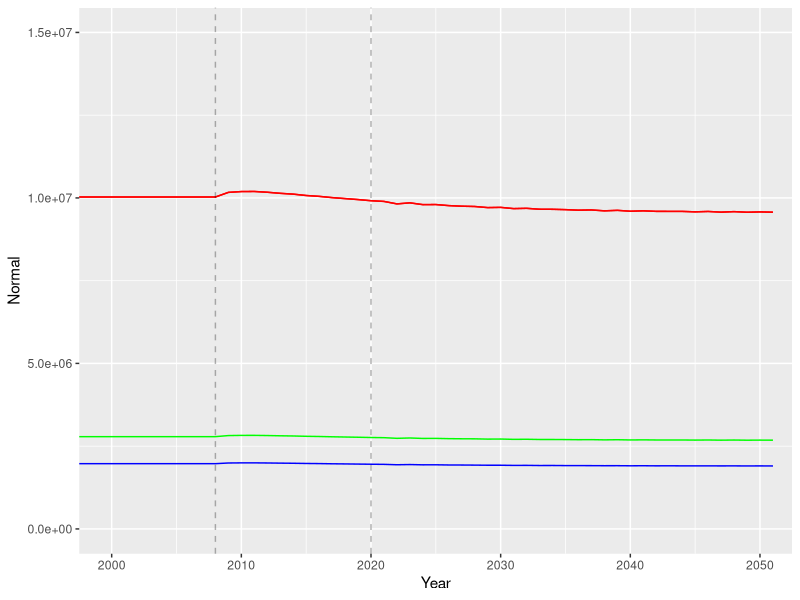
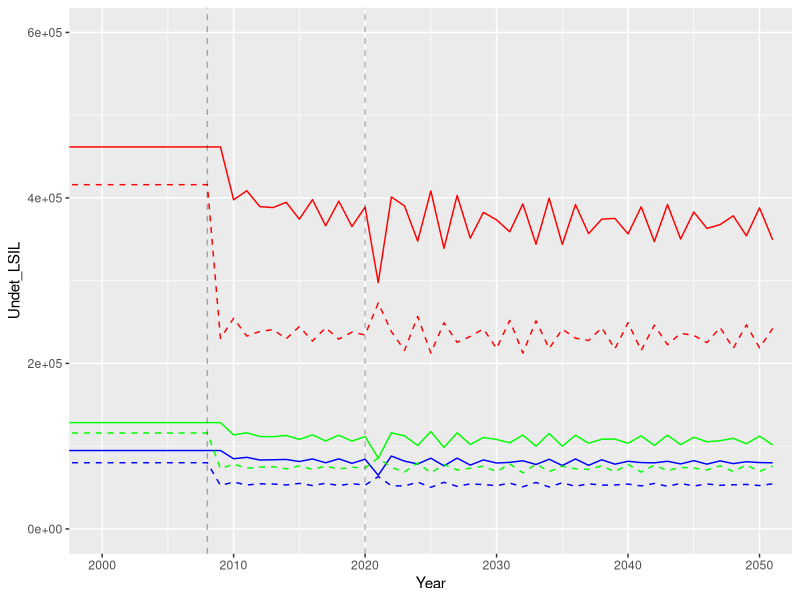

The R source for these figures, in order: (Note: this script raises an error after producing the figures.)
## FINAL MODEL BY RACE ##

library(ggplot2)

# Create function
analysis_byrace <- function(perc_race,screen,vax){
  

### UNVACCINATED ###


#### Starting parameters
t = 1030
N.states = 8
#Pop_size = 154566548 #all women
#Pop_size = 44978865*(1-0.032) # women 18-39*adjustment for hysterectomies
Pop_size_1 = 14683822*perc_race*(1-vax)
Pop_size_2 = 10201392*perc_race*(1-vax)
Pop_size_3 = 19939084*perc_race*(1-vax)

# aging into cohort
age_in <- (1/20) # multiply by pop under 18
# aging up within cohort
age_up_0 <- 1/3 # proportion turning 21
age_up_1 <- 1/4 # proportion turning 25
age_up_2 <- 1/5 # proportion turning 30
# aging out of cohort
age_out <- 1/10 # proportion turning 40
# Dying
p_die_1 <- 74/100000 # proportion dying age 18-24
p_die_2_3 <- 164/100000 # proportion dying age 25-39

# undetected
norm_ulsil_0 <- 0.15
norm_ulsil_1 <- 0.08
norm_ulsil_2 <- 0.02
norm_ulsil_3 <- 0.01
ulsil_norm_1 <- 0.60
ulsil_norm_2_3 <- 0.4
ulsil_uhsil_1 <- 0.14
ulsil_uhsil_2_3 <- 0.35
uhsil_ulsil_1 <- 0.62
uhsil_ulsil_2_3 <- 0.20
uhsil_ucan <- 6.4/100000

# detected
norm_dlsil_1 <- norm_ulsil_1
norm_dlsil_2 <- norm_ulsil_2
norm_dlsil_3 <- norm_ulsil_3
dlsil_norm_1 <- ulsil_norm_1
dlsil_norm_2_3 <- ulsil_norm_2_3
dlsil_dhsil_1 <- ulsil_uhsil_1
dlsil_dhsil_2_3 <- ulsil_uhsil_2_3
dhsil_dlsil_1 <-  uhsil_ulsil_1
dhsil_dlsil_2_3 <-  uhsil_ulsil_2_3
dhsil_dcan <- uhsil_ucan
dcan_dcandeath <- 0.35

# treatment
dhsil_norm <- 0.9*0.9 # % success * % treated
dcan_norm <- 0.5*1 # % success (based on ~5 year survival) * % treated

# hysterectomies
hyst_1 <- -log(0.99)/10
hyst_2 <- -log(0.96)/10


# Starting number in each state

# Create years label
prefix = "Year"
suffix = seq(1:t)
years = paste(prefix, suffix, sep=" ")

# Create empty array
arr1 = array(NA, dim=c(t, N.states, 4), dimnames=list(years, c("Normal","Undet_LSIL","Det_LSIL","Undet_HSIL","Det_HSIL","Undet_Cancer","Det_Cancer","Cancer_Death"), c("18-20","21-24","25-29","30-39")))

# Assign starting prevalence of each state
prev1 = 0.8
prev2 = 0.1
prev3 = 0
prev4 = 0.1
prev5 = 0
prev6 = 0
prev7 = 0
prev8 = 0

# Assign starting states
set.seed(123)
arr1[1,,] <- rmultinom(1, (Pop_size_1+Pop_size_2+Pop_size_3), prob=c(prev1,prev2,prev3,prev4,prev5,prev6,prev7,prev8)) 

# Run model
for(i in 2:t){
  
  ########################### Variable rates ########################
  
  t.index <- i
  
  # screening
  ulsil_dlsil <- ifelse(t.index<1000|t.index>1000,screen,(screen)*0.6)
  uhsil_dhsil <- ifelse(t.index<1000|t.index>1000,screen,(screen)*0.6)
  #ucan_dcan <- ifelse(t.index<1000|t.index>1000,0.83/3,(0.83/3)*0.6)
  ucan_dcan <- screen
  
  # loss to follow up
  dlsil_uhsil <- ifelse(t.index<1000|t.index>1000,(1-screen),(1-screen)*1.4)
  #dhsil_ucan <- ifelse(t.index<1000|t.index>1000,0.17/3,(0.17/3)*1.4)
  dhsil_ucan <- 1-screen
  
  ########################### 18-20 ########################
  
  # Normal 18-20 (1)
  arr1[i,1,1] <- (arr1[(i-1),1,1]) +  
    (Pop_size_1*age_in) +        # age in (need to adjust this)
    (arr1[(i-1),2,1])*ulsil_norm_1 - # undetected LSIL regress to normal
    #(arr1[(i-1),5,1])*dhsil_norm + # detected HSIL treated to normal
    #(arr1[(i-1),3,1])*dlsil_norm_1 - # detected LSIL regress to normal
    (arr1[(i-1),1,1])*norm_ulsil_1 - # normal progress to undetected LSIL
    #(arr1[(i-1),1,1])*norm_dlsil_1 - # normal progress to detected LSIL
    (arr1[(i-1),1,1])*age_up_0 -   # age up
    (arr1[(i-1),1,1])*p_die_1        # die (unrelated)
  # LSIL undetected 18-20 (2)
  arr1[i,2,1] <- (arr1[(i-1),2,1]) + 
    # Age in (need to add this)
    (arr1[(i-1),1,1])*norm_ulsil_0 +  # normal progress to undetected LSIL
    (arr1[(i-1),4,1])*uhsil_ulsil_1 - # undetected HSIL regress to undetected LSIL
    (arr1[(i-1),2,1])*ulsil_norm_1 -  # undetected LSIL regress to normal
    (arr1[(i-1),2,1])*ulsil_uhsil_1 - # undetected LSIL progress to undetected HSIL
    #(arr1[(i-1),2,1])*ulsil_dlsil - # undetected LSIL screened to detected LSIL
    (arr1[(i-1),2,1])*age_up_0 -    # age up
    (arr1[(i-1),2,1])*p_die_1         # die (unrelated)
  # LSIL detected 18-20 (3) = 0
  arr1[i,3,1] <- (arr1[(i-1),3,1]) 
  # Age in (need to add this)
  #(arr1[(i-1),1,1])*norm_dlsil_1 +  # normal progress to detected LSIL
  #(arr1[(i-1),5,1])*dhsil_dlsil_1 + # detected HSIL regress to detected LSIL
  #(arr1[(i-1),2,1])*ulsil_dlsil - # undetected LSIL screened to detected LSIL
  #(arr1[(i-1),3,1])*dlsil_norm_1 -  # detected LSIL regress to normal
  #(arr1[(i-1),3,1])*dlsil_dhsil_1 - # detected LSIL progress to detected HSIL
  #(arr1[(i-1),3,1])*dlsil_uhsil - # detected LSIL LTFU to undetected HSIL
  #(arr1[(i-1),3,1])*age_up_1 -    # age up
  #(arr1[(i-1),3,1])*p_die_1         # die (unrelated)
  # HSIL undetected 18-20 (4) 
  arr1[i,4,1] <- (arr1[(i-1),4,1]) + 
    (arr1[(i-1),2,1])*ulsil_uhsil_1 + # undetected LSIL progress to undetected HSIL 
    (arr1[(i-1),3,1])*dlsil_uhsil - # detected LSIL progress to undetected HSIL
    (arr1[(i-1),4,1])*uhsil_ulsil_1 - # undetected HSIL regress to undetected LSIL
    #(arr1[(i-1),4,1])*uhsil_ucan -  # undetected HSIL progress to undetected cancer
    (arr1[(i-1),4,1])*uhsil_dhsil - # undetected HSIL screened to detected HSIL
    (arr1[(i-1),4,1])*age_up_0 -    # age up
    (arr1[(i-1),4,1])*p_die_1         # die (unrelated)
  # HSIL detected 18-20 (5) = 0
  arr1[i,5,1] <- (arr1[(i-1),5,1]) 
  #(arr1[(i-1),3,1])*dlsil_dhsil_1 + # detected LSIL progress to detected HSIL
  #(arr1[(i-1),4,1])*uhsil_dhsil - # undetected HSIL screened to detected HSIL
  #(arr1[(i-1),5,1])*dhsil_dlsil_1 - # detected HSIL regress to detected LSIL
  #(arr1[(i-1),5,1])*dhsil_norm -  # detected HSIL treated to normal
  #(arr1[(i-1),5,1])*age_up_1 -    # age up
  #(arr1[(i-1),5,1])*p_die_1         # die (unrelated)
  # Cancer undetected 18-20 (6) = 0
  arr1[i,6,1] <- (arr1[(i-1),6,1])
  # Cancer detected 18-20 (7) = 0
  arr1[i,7,1] <- (arr1[(i-1),7,1])
  # Cancer deaths 18-20 (8) = 0
  arr1[i,8,1] <- (arr1[(i-1),8,1])
  
  ########################### 21-24 ########################
  
  # Normal 21-24 (1)
  arr1[i,1,2] <- (arr1[(i-1),1,2]) +  
    (arr1[(i-1),1,1])*age_up_0 +   # age up
    (arr1[(i-1),2,2])*ulsil_norm_1 + # undetected LSIL regress to normal
    (arr1[(i-1),5,2])*dhsil_norm + # detected HSIL treated to normal
    (arr1[(i-1),3,2])*dlsil_norm_1 - # detected LSIL regress to normal
    (arr1[(i-1),1,2])*norm_ulsil_1 - # normal progress to undetected LSIL
    (arr1[(i-1),1,2])*norm_dlsil_1 - # normal progress to detected LSIL
    (arr1[(i-1),1,2])*age_up_1 -   # age up
    (arr1[(i-1),1,2])*hyst_1-        # hysterectomy
    (arr1[(i-1),1,2])*p_die_1        # die (unrelated)
  # LSIL undetected 21-24 (2)
  arr1[i,2,2] <- (arr1[(i-1),2,2]) + 
    (arr1[(i-1),2,1])*age_up_0 +   # age up
    (arr1[(i-1),1,2])*norm_ulsil_1 +  # normal progress to undetected LSIL
    (arr1[(i-1),4,2])*uhsil_ulsil_1 - # undetected HSIL regress to undetected LSIL
    (arr1[(i-1),2,2])*ulsil_norm_1 -  # undetected LSIL regress to normal
    (arr1[(i-1),2,2])*ulsil_uhsil_1 - # undetected LSIL progress to undetected HSIL
    (arr1[(i-1),2,2])*ulsil_dlsil - # undetected LSIL screened to detected LSIL
    (arr1[(i-1),2,2])*age_up_1 -    # age up
    (arr1[(i-1),2,2])*hyst_1-        # hysterectomy
    (arr1[(i-1),2,2])*p_die_1         # die (unrelated)
  # LSIL detected 21-24 (3)
  arr1[i,3,2] <- (arr1[(i-1),3,2]) + 
    (arr1[(i-1),3,1])*age_up_0 +   # age up
    (arr1[(i-1),1,2])*norm_dlsil_1 +  # normal progress to detected LSIL
    (arr1[(i-1),5,2])*dhsil_dlsil_1 + # detected HSIL regress to detected LSIL
    (arr1[(i-1),2,2])*ulsil_dlsil - # undetected LSIL screened to detected LSIL
    (arr1[(i-1),3,2])*dlsil_norm_1 -  # detected LSIL regress to normal
    (arr1[(i-1),3,2])*dlsil_dhsil_1 - # detected LSIL progress to detected HSIL
    (arr1[(i-1),3,2])*dlsil_uhsil - # detected LSIL LTFU to undetected HSIL
    (arr1[(i-1),3,2])*age_up_1 -    # age up
    (arr1[(i-1),3,2])*hyst_1-        # hysterectomy
    (arr1[(i-1),3,2])*p_die_1         # die (unrelated)
  # HSIL undetected 21-24 (4) 
  arr1[i,4,2] <- (arr1[(i-1),4,2]) + 
    (arr1[(i-1),4,1])*age_up_0 +   # age up
    (arr1[(i-1),2,2])*ulsil_uhsil_1 + # undetected LSIL progress to undetected HSIL 
    (arr1[(i-1),3,2])*dlsil_uhsil - # detected LSIL progress to undetected HSIL
    (arr1[(i-1),4,2])*uhsil_ulsil_1 - # undetected HSIL regress to undetected LSIL
    #(arr1[(i-1),4,1])*uhsil_ucan -  # undetected HSIL progress to undetected cancer
    (arr1[(i-1),4,2])*uhsil_dhsil - # undetected HSIL screened to detected HSIL
    (arr1[(i-1),4,2])*age_up_1 -    # age up
    (arr1[(i-1),4,2])*hyst_1-        # hysterectomy
    (arr1[(i-1),4,2])*p_die_1         # die (unrelated)
  # HSIL detected 21-24 (5)
  arr1[i,5,2] <- (arr1[(i-1),5,2]) + 
    (arr1[(i-1),5,1])*age_up_0 +   # age up
    (arr1[(i-1),3,2])*dlsil_dhsil_1 + # detected LSIL progress to detected HSIL
    (arr1[(i-1),4,2])*uhsil_dhsil - # undetected HSIL screened to detected HSIL
    (arr1[(i-1),5,2])*dhsil_dlsil_1 - # detected HSIL regress to detected LSIL
    (arr1[(i-1),5,2])*dhsil_norm -  # detected HSIL treated to normal
    (arr1[(i-1),5,2])*age_up_1 -    # age up
    (arr1[(i-1),5,2])*hyst_1-        # hysterectomy
    (arr1[(i-1),5,2])*p_die_1         # die (unrelated)
  # Cancer undetected 18-24 (6) = 0
  arr1[i,6,2] <- (arr1[(i-1),6,2])
  # Cancer detected 18-24 (7) = 0
  arr1[i,7,2] <- (arr1[(i-1),7,2])
  # Cancer deaths 18-24 (8) = 0
  arr1[i,8,2] <- (arr1[(i-1),8,2])
  
  ########################### 25-29 ########################
  
  # Normal 25-29 (1)
  arr1[i,1,3] <- (arr1[(i-1),1,3]) +  
    (arr1[(i-1),1,2])*age_up_1 +   # age up
    (arr1[(i-1),2,3])*ulsil_norm_2_3 + # undetected LSIL regress to normal
    (arr1[(i-1),5,3])*dhsil_norm + # detected HSIL treated to normal
    (arr1[(i-1),7,3])*dcan_norm +  # detected cancer treated to normal
    (arr1[(i-1),3,3])*dlsil_norm_2_3 - # detected LSIL regress to normal
    (arr1[(i-1),1,3])*norm_ulsil_2 - # normal progress to undetected LSIL
    (arr1[(i-1),1,3])*norm_dlsil_2 - # normal progress to detected LSIL
    (arr1[(i-1),1,3])*age_up_2 -   # age up 
    (arr1[(i-1),1,3])*hyst_1-        # hysterectomy
    (arr1[(i-1),1,3])*p_die_2_3      # die (unrelated)
  # LSIL undetected 25-29 (2)
  arr1[i,2,3] <- (arr1[(i-1),2,3]) + 
    (arr1[(i-1),2,2])*age_up_1 +   # age up
    (arr1[(i-1),1,3])*norm_ulsil_2 +  # normal progress to undetected LSIL
    (arr1[(i-1),4,3])*uhsil_ulsil_2_3 - # undetected HSIL regress to undetected LSIL
    (arr1[(i-1),2,3])*ulsil_norm_2_3 -  # undetected LSIL regress to normal
    (arr1[(i-1),2,3])*ulsil_uhsil_2_3 - # undetected LSIL progress to undetected HSIL
    (arr1[(i-1),2,3])*ulsil_dlsil - # undetected LSIL screened to detected LSIL
    (arr1[(i-1),2,3])*age_up_2 -     # age up
    (arr1[(i-1),2,3])*hyst_1-        # hysterectomy
    (arr1[(i-1),2,3])*p_die_2_3       # die (unrelated)
  # LSIL detected 25-29 (3)
  arr1[i,3,3] <- (arr1[(i-1),3,3]) + 
    (arr1[(i-1),3,2])*age_up_1 +   # age up
    (arr1[(i-1),1,3])*norm_dlsil_2 +  # normal progress to detected LSIL
    (arr1[(i-1),5,3])*dhsil_dlsil_2_3 + # detected HSIL regress to detected LSIL
    (arr1[(i-1),2,3])*ulsil_dlsil - # undetected LSIL screened to detected LSIL
    (arr1[(i-1),3,3])*dlsil_norm_2_3 -  # detected LSIL regress to normal
    (arr1[(i-1),3,3])*dlsil_dhsil_2_3 - # detected LSIL progress to detected HSIL
    (arr1[(i-1),3,3])*dlsil_uhsil - # detected LSIL LTFU to undetected HSIL
    (arr1[(i-1),3,3])*age_up_2 -     # age up
    (arr1[(i-1),3,3])*hyst_1-        # hysterectomy
    (arr1[(i-1),3,3])*p_die_2_3       # die (unrelated)
  # HSIL undetected 25-29 (4) 
  arr1[i,4,3] <- (arr1[(i-1),4,3]) + 
    (arr1[(i-1),4,2])*age_up_1 +   # age up
    (arr1[(i-1),2,3])*ulsil_uhsil_2_3 + # undetected LSIL progress to undetected HSIL 
    (arr1[(i-1),3,3])*dlsil_uhsil - # detected LSIL progress to undetected HSIL
    (arr1[(i-1),4,3])*uhsil_ulsil_2_3 - # undetected HSIL regress to undetected LSIL
    (arr1[(i-1),4,3])*uhsil_ucan -  # undetected HSIL progress to undetected cancer
    (arr1[(i-1),4,3])*uhsil_dhsil - # undetected HSIL screened to detected HSIL
    (arr1[(i-1),4,3])*age_up_2 -     # age up
    (arr1[(i-1),4,3])*hyst_1-        # hysterectomy
    (arr1[(i-1),4,3])*p_die_2_3       # die (unrelated)
  # HSIL detected 25-29 (5)
  arr1[i,5,3] <- (arr1[(i-1),5,3]) + 
    (arr1[(i-1),5,2])*age_up_1 +   # age up
    (arr1[(i-1),3,3])*dlsil_dhsil_2_3 + # detected LSIL progress to detected HSIL
    (arr1[(i-1),4,3])*uhsil_dhsil - # undetected HSIL screened to detected HSIL
    (arr1[(i-1),5,3])*dhsil_dlsil_2_3 - # detected HSIL regress to detected LSIL
    (arr1[(i-1),5,3])*dhsil_ucan -  # detected HSIL LTFU to undetected cancer
    (arr1[(i-1),5,3])*dhsil_dcan -  # detected HSIL progress to detected cancer
    (arr1[(i-1),5,3])*dhsil_norm -  # detected HSIL treated to normal
    (arr1[(i-1),5,3])*age_up_2 -     # age up
    (arr1[(i-1),5,3])*hyst_1-        # hysterectomy
    (arr1[(i-1),5,3])*p_die_2_3       # die (unrelated)
  # Cancer undetected 25-29 (6)
  arr1[i,6,3] <- (arr1[(i-1),6,3]) +
    (arr1[(i-1),4,3])*uhsil_ucan +  # undetected HSIL progress to undetected cancer
    (arr1[(i-1),5,3])*dhsil_ucan -  # detected HSIL progress to undetected cancer
    (arr1[(i-1),6,3])*ucan_dcan -   # undetected cancer screened to detected cancer
    (arr1[(i-1),6,3])*age_up_2 -     # age up
    (arr1[(i-1),6,3])*hyst_1-        # hysterectomy
    (arr1[(i-1),6,3])*p_die_2_3       # die (unrelated)
  # Cancer detected 25-29 (7)
  arr1[i,7,3] <- (arr1[(i-1),7,3]) +
    (arr1[(i-1),5,3])*dhsil_dcan +     # detected HSIL progress to detected cancer
    (arr1[(i-1),6,3])*ucan_dcan -      # undetected cancer screened to detected cancer
    (arr1[(i-1),7,3])*dcan_dcandeath - # detected cancer progress to cancer death
    (arr1[(i-1),7,3])*dcan_norm -      # detected cancer treated to normal
    (arr1[(i-1),7,3])*age_up_2 -        # age out
    (arr1[(i-1),7,3])*p_die_2_3          # die (unrelated)
  # Cancer deaths 25-29 (8)
  arr1[i,8,3] <-
    (arr1[(i-1),7,3])*dcan_dcandeath # detected cancer progress to cancer death
  
  ########################### 30-39 ########################
  
  # Normal 30-39 (1)
  arr1[i,1,4] <- (arr1[(i-1),1,4]) +  
    (arr1[(i-1),1,3])*age_up_2 +   # age up
    (arr1[(i-1),2,4])*ulsil_norm_2_3 + # undetected LSIL regress to normal
    (arr1[(i-1),5,4])*dhsil_norm + # detected HSIL treated to normal
    (arr1[(i-1),7,4])*dcan_norm +  # detected cancer treated to normal
    (arr1[(i-1),3,4])*dlsil_norm_2_3 - # detected LSIL regress to normal
    (arr1[(i-1),1,4])*norm_ulsil_3 - # normal progress to undetected LSIL
    (arr1[(i-1),1,4])*norm_dlsil_3 - # normal progress to detected LSIL
    (arr1[(i-1),1,4])*age_out -    # age out
    (arr1[(i-1),1,4])*hyst_2-        # hysterectomy
    (arr1[(i-1),1,4])*p_die_2_3      # die (unrelated)
  # LSIL undetected 25-39 (2)
  arr1[i,2,4] <- (arr1[(i-1),2,4]) + 
    (arr1[(i-1),2,3])*age_up_2 +   # age up
    (arr1[(i-1),1,4])*norm_ulsil_3 +  # normal progress to undetected LSIL
    (arr1[(i-1),4,4])*uhsil_ulsil_2_3 - # undetected HSIL regress to undetected LSIL
    (arr1[(i-1),2,4])*ulsil_norm_2_3 -  # undetected LSIL regress to normal
    (arr1[(i-1),2,4])*ulsil_uhsil_2_3 - # undetected LSIL progress to undetected HSIL
    (arr1[(i-1),2,4])*ulsil_dlsil - # undetected LSIL screened to detected LSIL
    (arr1[(i-1),2,4])*age_out -     # age out
    (arr1[(i-1),2,4])*hyst_2-        # hysterectomy
    (arr1[(i-1),2,4])*p_die_2_3       # die (unrelated)
  # LSIL detected 25-39 (3)
  arr1[i,3,4] <- (arr1[(i-1),3,4]) + 
    (arr1[(i-1),3,3])*age_up_2 +   # age up
    (arr1[(i-1),1,4])*norm_dlsil_3 +  # normal progress to detected LSIL
    (arr1[(i-1),5,4])*dhsil_dlsil_2_3 + # detected HSIL regress to detected LSIL
    (arr1[(i-1),2,4])*ulsil_dlsil - # undetected LSIL screened to detected LSIL
    (arr1[(i-1),3,4])*dlsil_norm_2_3 -  # detected LSIL regress to normal
    (arr1[(i-1),3,4])*dlsil_dhsil_2_3 - # detected LSIL progress to detected HSIL
    (arr1[(i-1),3,4])*dlsil_uhsil - # detected LSIL LTFU to undetected HSIL
    (arr1[(i-1),3,4])*age_out -     # age out
    (arr1[(i-1),3,4])*hyst_2-        # hysterectomy
    (arr1[(i-1),3,4])*p_die_2_3       # die (unrelated)
  # HSIL undetected 25-39 (4) 
  arr1[i,4,4] <- (arr1[(i-1),4,4]) + 
    (arr1[(i-1),4,3])*age_up_2 +   # age up
    (arr1[(i-1),2,4])*ulsil_uhsil_2_3 + # undetected LSIL progress to undetected HSIL 
    (arr1[(i-1),3,4])*dlsil_uhsil - # detected LSIL progress to undetected HSIL
    (arr1[(i-1),4,4])*uhsil_ulsil_2_3 - # undetected HSIL regress to undetected LSIL
    (arr1[(i-1),4,4])*uhsil_ucan -  # undetected HSIL progress to undetected cancer
    (arr1[(i-1),4,4])*uhsil_dhsil - # undetected HSIL screened to detected HSIL
    (arr1[(i-1),4,4])*age_out -     # age out
    (arr1[(i-1),4,4])*hyst_2-        # hysterectomy
    (arr1[(i-1),4,4])*p_die_2_3       # die (unrelated)
  # HSIL detected 25-39 (5)
  arr1[i,5,4] <- (arr1[(i-1),5,4]) + 
    (arr1[(i-1),5,3])*age_up_2 +   # age up
    (arr1[(i-1),3,4])*dlsil_dhsil_2_3 + # detected LSIL progress to detected HSIL
    (arr1[(i-1),4,4])*uhsil_dhsil - # undetected HSIL screened to detected HSIL
    (arr1[(i-1),5,4])*dhsil_dlsil_2_3 - # detected HSIL regress to detected LSIL
    (arr1[(i-1),5,4])*dhsil_ucan -  # detected HSIL LTFU to undetected cancer
    (arr1[(i-1),5,4])*dhsil_dcan -  # detected HSIL progress to detected cancer
    (arr1[(i-1),5,4])*dhsil_norm -  # detected HSIL treated to normal
    (arr1[(i-1),5,4])*age_out -     # age out
    (arr1[(i-1),5,4])*hyst_2-        # hysterectomy
    (arr1[(i-1),5,4])*p_die_2_3       # die (unrelated)
  # Cancer undetected 25-39 (6)
  arr1[i,6,4] <- (arr1[(i-1),6,4]) +
    (arr1[(i-1),6,4])*age_up_2 +   # age up
    (arr1[(i-1),4,4])*uhsil_ucan +  # undetected HSIL progress to undetected cancer
    (arr1[(i-1),5,4])*dhsil_ucan -  # detected HSIL progress to undetected cancer
    (arr1[(i-1),6,4])*ucan_dcan -   # undetected cancer screened to detected cancer
    (arr1[(i-1),6,4])*age_out -     # age out
    (arr1[(i-1),6,4])*hyst_2-        # hysterectomy
    (arr1[(i-1),6,4])*p_die_2_3       # die (unrelated)
  # Cancer detected 25-39 (7)
  arr1[i,7,4] <- (arr1[(i-1),7,4]) +
    (arr1[(i-1),7,3])*age_up_2 +   # age up
    (arr1[(i-1),5,4])*dhsil_dcan +     # detected HSIL progress to detected cancer
    (arr1[(i-1),6,4])*ucan_dcan -      # undetected cancer screened to detected cancer
    (arr1[(i-1),7,4])*dcan_dcandeath - # detected cancer progress to cancer death
    (arr1[(i-1),7,4])*dcan_norm -      # detected cancer treated to normal
    (arr1[(i-1),7,4])*age_out -        # age out
    (arr1[(i-1),7,4])*p_die_2_3          # die (unrelated)
  # Cancer deaths 25-39 (8)
  arr1[i,8,4] <-
    (arr1[(i-1),7,4])*dcan_dcandeath # detected cancer progress to cancer death
}

arr1 <- round(arr1,0)

# Vector of HSIL, cancer, and cancer death at steady state for iteration
result <- apply(arr1, 2L, rowSums)
final_result <- as.data.frame(result[nrow(result),])

# Log likelihood of result vs predicted
LL <- sum(dpois(final_result[c(5,7,8),], c(196000*0.4,10510*0.4,3400*0.4), log=TRUE))

Results <- final_result[c(5,7,8),]

Results_3 <- final_result[c(5,6,8),]

# Plot results

result_2 <- as.data.frame(result)
result_3 <- as.data.frame(tibble::rownames_to_column(result_2, "Year"))
result_3$Year.No <- seq(1:t)



### VACCINATED ###

#### Starting parameters
Pop_size_1 = 14683822*perc_race*vax
Pop_size_2 = 10201392*perc_race*vax
Pop_size_3 = 19939084*perc_race*vax

# Create empty array
arr1 = array(NA, dim=c(t, N.states, 4), dimnames=list(years, c("Normal","Undet_LSIL","Det_LSIL","Undet_HSIL","Det_HSIL","Undet_Cancer","Det_Cancer","Cancer Death"), c("18-20","21-24","25-29","30-39")))

# Assign starting prevalence of each state
prev1 = 0.8
prev2 = 0.1
prev3 = 0
prev4 = 0.1
prev5 = 0
prev6 = 0
prev7 = 0
prev8 = 0

# Assign starting states
set.seed(123)
arr1[1,,] <- rmultinom(1, (Pop_size_1+Pop_size_2+Pop_size_3), prob=c(prev1,prev2,prev3,prev4,prev5,prev6,prev7,prev8)) 

# Run model
for(i in 2:t){
  
  ########################### Variable rates ########################
  
  t.index <- i
  
  norm_ulsil_0 <- ifelse(t.index<988, 0.15, 0.15*0.2)
  norm_ulsil_1 <- ifelse(t.index<988, 0.08, 0.08*0.2)
  norm_ulsil_2 <- ifelse(t.index<988, 0.02, 0.02*0.2)
  
  # screening
  ulsil_dlsil <- ifelse(t.index<1000|t.index>1000,screen,(screen)*0.6)
  uhsil_dhsil <- ifelse(t.index<1000|t.index>1000,screen,(screen)*0.6)
  #ucan_dcan <- ifelse(t.index<1000|t.index>1000,0.83/3,(0.83/3)*0.6)
  ucan_dcan <- screen
  
  # loss to follow up
  dlsil_uhsil <- ifelse(t.index<1000|t.index>1000,1-screen,(1-screen)*1.4)
  #dhsil_ucan <- ifelse(t.index<1000|t.index>1000,0.17/3,(0.17/3)*1.4)
  dhsil_ucan <- 1-screen
  
  ########################### 18-20 ########################
  
  # Normal 18-20 (1)
  arr1[i,1,1] <- (arr1[(i-1),1,1]) +  
    (Pop_size_1*age_in) +        # age in (need to adjust this)
    (arr1[(i-1),2,1])*ulsil_norm_1 - # undetected LSIL regress to normal
    #(arr1[(i-1),5,1])*dhsil_norm + # detected HSIL treated to normal
    #(arr1[(i-1),3,1])*dlsil_norm_1 - # detected LSIL regress to normal
    (arr1[(i-1),1,1])*norm_ulsil_1 - # normal progress to undetected LSIL
    #(arr1[(i-1),1,1])*norm_dlsil_1 - # normal progress to detected LSIL
    (arr1[(i-1),1,1])*age_up_0 -   # age up
    (arr1[(i-1),1,1])*p_die_1        # die (unrelated)
  # LSIL undetected 18-20 (2)
  arr1[i,2,1] <- (arr1[(i-1),2,1]) + 
    # Age in (need to add this)
    (arr1[(i-1),1,1])*norm_ulsil_0 +  # normal progress to undetected LSIL
    (arr1[(i-1),4,1])*uhsil_ulsil_1 - # undetected HSIL regress to undetected LSIL
    (arr1[(i-1),2,1])*ulsil_norm_1 -  # undetected LSIL regress to normal
    (arr1[(i-1),2,1])*ulsil_uhsil_1 - # undetected LSIL progress to undetected HSIL
    #(arr1[(i-1),2,1])*ulsil_dlsil - # undetected LSIL screened to detected LSIL
    (arr1[(i-1),2,1])*age_up_0 -    # age up
    (arr1[(i-1),2,1])*p_die_1         # die (unrelated)
  # LSIL detected 18-20 (3) = 0
  arr1[i,3,1] <- (arr1[(i-1),3,1]) 
  # Age in (need to add this)
  #(arr1[(i-1),1,1])*norm_dlsil_1 +  # normal progress to detected LSIL
  #(arr1[(i-1),5,1])*dhsil_dlsil_1 + # detected HSIL regress to detected LSIL
  #(arr1[(i-1),2,1])*ulsil_dlsil - # undetected LSIL screened to detected LSIL
  #(arr1[(i-1),3,1])*dlsil_norm_1 -  # detected LSIL regress to normal
  #(arr1[(i-1),3,1])*dlsil_dhsil_1 - # detected LSIL progress to detected HSIL
  #(arr1[(i-1),3,1])*dlsil_uhsil - # detected LSIL LTFU to undetected HSIL
  #(arr1[(i-1),3,1])*age_up_1 -    # age up
  #(arr1[(i-1),3,1])*p_die_1         # die (unrelated)
  # HSIL undetected 18-20 (4) 
  arr1[i,4,1] <- (arr1[(i-1),4,1]) + 
    (arr1[(i-1),2,1])*ulsil_uhsil_1 + # undetected LSIL progress to undetected HSIL 
    (arr1[(i-1),3,1])*dlsil_uhsil - # detected LSIL progress to undetected HSIL
    (arr1[(i-1),4,1])*uhsil_ulsil_1 - # undetected HSIL regress to undetected LSIL
    #(arr1[(i-1),4,1])*uhsil_ucan -  # undetected HSIL progress to undetected cancer
    (arr1[(i-1),4,1])*uhsil_dhsil - # undetected HSIL screened to detected HSIL
    (arr1[(i-1),4,1])*age_up_0 -    # age up
    (arr1[(i-1),4,1])*p_die_1         # die (unrelated)
  # HSIL detected 18-20 (5) = 0
  arr1[i,5,1] <- (arr1[(i-1),5,1]) 
  #(arr1[(i-1),3,1])*dlsil_dhsil_1 + # detected LSIL progress to detected HSIL
  #(arr1[(i-1),4,1])*uhsil_dhsil - # undetected HSIL screened to detected HSIL
  #(arr1[(i-1),5,1])*dhsil_dlsil_1 - # detected HSIL regress to detected LSIL
  #(arr1[(i-1),5,1])*dhsil_norm -  # detected HSIL treated to normal
  #(arr1[(i-1),5,1])*age_up_1 -    # age up
  #(arr1[(i-1),5,1])*p_die_1         # die (unrelated)
  # Cancer undetected 18-20 (6) = 0
  arr1[i,6,1] <- (arr1[(i-1),6,1])
  # Cancer detected 18-20 (7) = 0
  arr1[i,7,1] <- (arr1[(i-1),7,1])
  # Cancer deaths 18-20 (8) = 0
  arr1[i,8,1] <- (arr1[(i-1),8,1])
  
  ########################### 21-24 ########################
  
  # Normal 21-24 (1)
  arr1[i,1,2] <- (arr1[(i-1),1,2]) +  
    (arr1[(i-1),1,1])*age_up_0 +   # age up
    (arr1[(i-1),2,2])*ulsil_norm_1 + # undetected LSIL regress to normal
    (arr1[(i-1),5,2])*dhsil_norm + # detected HSIL treated to normal
    (arr1[(i-1),3,2])*dlsil_norm_1 - # detected LSIL regress to normal
    (arr1[(i-1),1,2])*norm_ulsil_1 - # normal progress to undetected LSIL
    (arr1[(i-1),1,2])*norm_dlsil_1 - # normal progress to detected LSIL
    (arr1[(i-1),1,2])*age_up_1 -   # age up
    (arr1[(i-1),1,2])*p_die_1        # die (unrelated)
  # LSIL undetected 21-24 (2)
  arr1[i,2,2] <- (arr1[(i-1),2,2]) + 
    (arr1[(i-1),2,1])*age_up_0 +   # age up
    (arr1[(i-1),1,2])*norm_ulsil_1 +  # normal progress to undetected LSIL
    (arr1[(i-1),4,2])*uhsil_ulsil_1 - # undetected HSIL regress to undetected LSIL
    (arr1[(i-1),2,2])*ulsil_norm_1 -  # undetected LSIL regress to normal
    (arr1[(i-1),2,2])*ulsil_uhsil_1 - # undetected LSIL progress to undetected HSIL
    (arr1[(i-1),2,2])*ulsil_dlsil - # undetected LSIL screened to detected LSIL
    (arr1[(i-1),2,2])*age_up_1 -    # age up
    (arr1[(i-1),2,2])*p_die_1         # die (unrelated)
  # LSIL detected 21-24 (3)
  arr1[i,3,2] <- (arr1[(i-1),3,2]) + 
    (arr1[(i-1),3,1])*age_up_0 +   # age up
    (arr1[(i-1),1,2])*norm_dlsil_1 +  # normal progress to detected LSIL
    (arr1[(i-1),5,2])*dhsil_dlsil_1 + # detected HSIL regress to detected LSIL
    (arr1[(i-1),2,2])*ulsil_dlsil - # undetected LSIL screened to detected LSIL
    (arr1[(i-1),3,2])*dlsil_norm_1 -  # detected LSIL regress to normal
    (arr1[(i-1),3,2])*dlsil_dhsil_1 - # detected LSIL progress to detected HSIL
    (arr1[(i-1),3,2])*dlsil_uhsil - # detected LSIL LTFU to undetected HSIL
    (arr1[(i-1),3,2])*age_up_1 -    # age up
    (arr1[(i-1),3,2])*p_die_1         # die (unrelated)
  # HSIL undetected 21-24 (4) 
  arr1[i,4,2] <- (arr1[(i-1),4,2]) + 
    (arr1[(i-1),4,1])*age_up_0 +   # age up
    (arr1[(i-1),2,2])*ulsil_uhsil_1 + # undetected LSIL progress to undetected HSIL 
    (arr1[(i-1),3,2])*dlsil_uhsil - # detected LSIL progress to undetected HSIL
    (arr1[(i-1),4,2])*uhsil_ulsil_1 - # undetected HSIL regress to undetected LSIL
    #(arr1[(i-1),4,1])*uhsil_ucan -  # undetected HSIL progress to undetected cancer
    (arr1[(i-1),4,2])*uhsil_dhsil - # undetected HSIL screened to detected HSIL
    (arr1[(i-1),4,2])*age_up_1 -    # age up
    (arr1[(i-1),4,2])*p_die_1         # die (unrelated)
  # HSIL detected 21-24 (5)
  arr1[i,5,2] <- (arr1[(i-1),5,2]) + 
    (arr1[(i-1),5,1])*age_up_0 +   # age up
    (arr1[(i-1),3,2])*dlsil_dhsil_1 + # detected LSIL progress to detected HSIL
    (arr1[(i-1),4,2])*uhsil_dhsil - # undetected HSIL screened to detected HSIL
    (arr1[(i-1),5,2])*dhsil_dlsil_1 - # detected HSIL regress to detected LSIL
    (arr1[(i-1),5,2])*dhsil_norm -  # detected HSIL treated to normal
    (arr1[(i-1),5,2])*age_up_1 -    # age up
    (arr1[(i-1),5,2])*p_die_1         # die (unrelated)
  # Cancer undetected 18-24 (6) = 0
  arr1[i,6,2] <- (arr1[(i-1),6,2])
  # Cancer detected 18-24 (7) = 0
  arr1[i,7,2] <- (arr1[(i-1),7,2])
  # Cancer deaths 18-24 (8) = 0
  arr1[i,8,2] <- (arr1[(i-1),8,2])
  
  ########################### 25-29 ########################
  
  # Normal 25-29 (1)
  arr1[i,1,3] <- (arr1[(i-1),1,3]) +  
    (arr1[(i-1),1,2])*age_up_1 +   # age up
    (arr1[(i-1),2,3])*ulsil_norm_2_3 + # undetected LSIL regress to normal
    (arr1[(i-1),5,3])*dhsil_norm + # detected HSIL treated to normal
    (arr1[(i-1),7,3])*dcan_norm +  # detected cancer treated to normal
    (arr1[(i-1),3,3])*dlsil_norm_2_3 - # detected LSIL regress to normal
    (arr1[(i-1),1,3])*norm_ulsil_2 - # normal progress to undetected LSIL
    (arr1[(i-1),1,3])*norm_dlsil_2 - # normal progress to detected LSIL
    (arr1[(i-1),1,3])*age_up_2 -   # age up 
    (arr1[(i-1),1,3])*p_die_2_3      # die (unrelated)
  # LSIL undetected 25-29 (2)
  arr1[i,2,3] <- (arr1[(i-1),2,3]) + 
    (arr1[(i-1),2,2])*age_up_1 +   # age up
    (arr1[(i-1),1,3])*norm_ulsil_2 +  # normal progress to undetected LSIL
    (arr1[(i-1),4,3])*uhsil_ulsil_2_3 - # undetected HSIL regress to undetected LSIL
    (arr1[(i-1),2,3])*ulsil_norm_2_3 -  # undetected LSIL regress to normal
    (arr1[(i-1),2,3])*ulsil_uhsil_2_3 - # undetected LSIL progress to undetected HSIL
    (arr1[(i-1),2,3])*ulsil_dlsil - # undetected LSIL screened to detected LSIL
    (arr1[(i-1),2,3])*age_up_2 -     # age out
    (arr1[(i-1),2,3])*p_die_2_3       # die (unrelated)
  # LSIL detected 25-29 (3)
  arr1[i,3,3] <- (arr1[(i-1),3,3]) + 
    (arr1[(i-1),3,2])*age_up_1 +   # age up
    (arr1[(i-1),1,3])*norm_dlsil_2 +  # normal progress to detected LSIL
    (arr1[(i-1),5,3])*dhsil_dlsil_2_3 + # detected HSIL regress to detected LSIL
    (arr1[(i-1),2,3])*ulsil_dlsil - # undetected LSIL screened to detected LSIL
    (arr1[(i-1),3,3])*dlsil_norm_2_3 -  # detected LSIL regress to normal
    (arr1[(i-1),3,3])*dlsil_dhsil_2_3 - # detected LSIL progress to detected HSIL
    (arr1[(i-1),3,3])*dlsil_uhsil - # detected LSIL LTFU to undetected HSIL
    (arr1[(i-1),3,3])*age_up_2 -     # age out
    (arr1[(i-1),3,3])*p_die_2_3       # die (unrelated)
  # HSIL undetected 25-29 (4) 
  arr1[i,4,3] <- (arr1[(i-1),4,3]) + 
    (arr1[(i-1),4,2])*age_up_1 +   # age up
    (arr1[(i-1),2,3])*ulsil_uhsil_2_3 + # undetected LSIL progress to undetected HSIL 
    (arr1[(i-1),3,3])*dlsil_uhsil - # detected LSIL progress to undetected HSIL
    (arr1[(i-1),4,3])*uhsil_ulsil_2_3 - # undetected HSIL regress to undetected LSIL
    (arr1[(i-1),4,3])*uhsil_ucan -  # undetected HSIL progress to undetected cancer
    (arr1[(i-1),4,3])*uhsil_dhsil - # undetected HSIL screened to detected HSIL
    (arr1[(i-1),4,3])*age_up_2 -     # age out
    (arr1[(i-1),4,3])*p_die_2_3       # die (unrelated)
  # HSIL detected 25-29 (5)
  arr1[i,5,3] <- (arr1[(i-1),5,3]) + 
    (arr1[(i-1),5,2])*age_up_1 +   # age up
    (arr1[(i-1),3,3])*dlsil_dhsil_2_3 + # detected LSIL progress to detected HSIL
    (arr1[(i-1),4,3])*uhsil_dhsil - # undetected HSIL screened to detected HSIL
    (arr1[(i-1),5,3])*dhsil_dlsil_2_3 - # detected HSIL regress to detected LSIL
    (arr1[(i-1),5,3])*dhsil_ucan -  # detected HSIL LTFU to undetected cancer
    (arr1[(i-1),5,3])*dhsil_dcan -  # detected HSIL progress to detected cancer
    (arr1[(i-1),5,3])*dhsil_norm -  # detected HSIL treated to normal
    (arr1[(i-1),5,3])*age_up_2 -     # age out
    (arr1[(i-1),5,3])*p_die_2_3       # die (unrelated)
  # Cancer undetected 25-29 (6)
  arr1[i,6,3] <- (arr1[(i-1),6,3]) +
    (arr1[(i-1),4,3])*uhsil_ucan +  # undetected HSIL progress to undetected cancer
    (arr1[(i-1),5,3])*dhsil_ucan -  # detected HSIL progress to undetected cancer
    (arr1[(i-1),6,3])*ucan_dcan -   # undetected cancer screened to detected cancer
    (arr1[(i-1),6,3])*age_up_2 -     # age out
    (arr1[(i-1),6,3])*p_die_2_3       # die (unrelated)
  # Cancer detected 25-29 (7)
  arr1[i,7,3] <- (arr1[(i-1),7,3]) +
    (arr1[(i-1),5,3])*dhsil_dcan +     # detected HSIL progress to detected cancer
    (arr1[(i-1),6,3])*ucan_dcan -      # undetected cancer screened to detected cancer
    (arr1[(i-1),7,3])*dcan_dcandeath - # detected cancer progress to cancer death
    (arr1[(i-1),7,3])*dcan_norm -      # detected cancer treated to normal
    (arr1[(i-1),7,3])*age_up_2 -        # age out
    (arr1[(i-1),7,3])*p_die_2_3          # die (unrelated)
  # Cancer deaths 25-29 (8)
  arr1[i,8,3] <-
    (arr1[(i-1),7,3])*dcan_dcandeath # detected cancer progress to cancer death
  
  ########################### 30-39 ########################
  
  # Normal 30-39 (1)
  arr1[i,1,4] <- (arr1[(i-1),1,4]) +  
    (arr1[(i-1),1,3])*age_up_2 +   # age up
    (arr1[(i-1),2,4])*ulsil_norm_2_3 + # undetected LSIL regress to normal
    (arr1[(i-1),5,4])*dhsil_norm + # detected HSIL treated to normal
    (arr1[(i-1),7,4])*dcan_norm +  # detected cancer treated to normal
    (arr1[(i-1),3,4])*dlsil_norm_2_3 - # detected LSIL regress to normal
    (arr1[(i-1),1,4])*norm_ulsil_3 - # normal progress to undetected LSIL
    (arr1[(i-1),1,4])*norm_dlsil_3 - # normal progress to detected LSIL
    (arr1[(i-1),1,4])*age_out -    # age out
    (arr1[(i-1),1,4])*p_die_2_3      # die (unrelated)
  # LSIL undetected 25-39 (2)
  arr1[i,2,4] <- (arr1[(i-1),2,4]) + 
    (arr1[(i-1),2,3])*age_up_2 +   # age up
    (arr1[(i-1),1,4])*norm_ulsil_3 +  # normal progress to undetected LSIL
    (arr1[(i-1),4,4])*uhsil_ulsil_2_3 - # undetected HSIL regress to undetected LSIL
    (arr1[(i-1),2,4])*ulsil_norm_2_3 -  # undetected LSIL regress to normal
    (arr1[(i-1),2,4])*ulsil_uhsil_2_3 - # undetected LSIL progress to undetected HSIL
    (arr1[(i-1),2,4])*ulsil_dlsil - # undetected LSIL screened to detected LSIL
    (arr1[(i-1),2,4])*age_out -     # age out
    (arr1[(i-1),2,4])*p_die_2_3       # die (unrelated)
  # LSIL detected 25-39 (3)
  arr1[i,3,4] <- (arr1[(i-1),3,4]) + 
    (arr1[(i-1),3,3])*age_up_2 +   # age up
    (arr1[(i-1),1,4])*norm_dlsil_3 +  # normal progress to detected LSIL
    (arr1[(i-1),5,4])*dhsil_dlsil_2_3 + # detected HSIL regress to detected LSIL
    (arr1[(i-1),2,4])*ulsil_dlsil - # undetected LSIL screened to detected LSIL
    (arr1[(i-1),3,4])*dlsil_norm_2_3 -  # detected LSIL regress to normal
    (arr1[(i-1),3,4])*dlsil_dhsil_2_3 - # detected LSIL progress to detected HSIL
    (arr1[(i-1),3,4])*dlsil_uhsil - # detected LSIL LTFU to undetected HSIL
    (arr1[(i-1),3,4])*age_out -     # age out
    (arr1[(i-1),3,4])*p_die_2_3       # die (unrelated)
  # HSIL undetected 25-39 (4) 
  arr1[i,4,4] <- (arr1[(i-1),4,4]) + 
    (arr1[(i-1),4,3])*age_up_2 +   # age up
    (arr1[(i-1),2,4])*ulsil_uhsil_2_3 + # undetected LSIL progress to undetected HSIL 
    (arr1[(i-1),3,4])*dlsil_uhsil - # detected LSIL progress to undetected HSIL
    (arr1[(i-1),4,4])*uhsil_ulsil_2_3 - # undetected HSIL regress to undetected LSIL
    (arr1[(i-1),4,4])*uhsil_ucan -  # undetected HSIL progress to undetected cancer
    (arr1[(i-1),4,4])*uhsil_dhsil - # undetected HSIL screened to detected HSIL
    (arr1[(i-1),4,4])*age_out -     # age out
    (arr1[(i-1),4,4])*p_die_2_3       # die (unrelated)
  # HSIL detected 25-39 (5)
  arr1[i,5,4] <- (arr1[(i-1),5,4]) + 
    (arr1[(i-1),5,3])*age_up_2 +   # age up
    (arr1[(i-1),3,4])*dlsil_dhsil_2_3 + # detected LSIL progress to detected HSIL
    (arr1[(i-1),4,4])*uhsil_dhsil - # undetected HSIL screened to detected HSIL
    (arr1[(i-1),5,4])*dhsil_dlsil_2_3 - # detected HSIL regress to detected LSIL
    (arr1[(i-1),5,4])*dhsil_ucan -  # detected HSIL LTFU to undetected cancer
    (arr1[(i-1),5,4])*dhsil_dcan -  # detected HSIL progress to detected cancer
    (arr1[(i-1),5,4])*dhsil_norm -  # detected HSIL treated to normal
    (arr1[(i-1),5,4])*age_out -     # age out
    (arr1[(i-1),5,4])*p_die_2_3       # die (unrelated)
  # Cancer undetected 25-39 (6)
  arr1[i,6,4] <- (arr1[(i-1),6,4]) +
    (arr1[(i-1),6,4])*age_up_2 +   # age up
    (arr1[(i-1),4,4])*uhsil_ucan +  # undetected HSIL progress to undetected cancer
    (arr1[(i-1),5,4])*dhsil_ucan -  # detected HSIL progress to undetected cancer
    (arr1[(i-1),6,4])*ucan_dcan -   # undetected cancer screened to detected cancer
    (arr1[(i-1),6,4])*age_out -     # age out
    (arr1[(i-1),6,4])*p_die_2_3       # die (unrelated)
  # Cancer detected 25-39 (7)
  arr1[i,7,4] <- (arr1[(i-1),7,4]) +
    (arr1[(i-1),7,3])*age_up_2 +   # age up
    (arr1[(i-1),5,4])*dhsil_dcan +     # detected HSIL progress to detected cancer
    (arr1[(i-1),6,4])*ucan_dcan -      # undetected cancer screened to detected cancer
    (arr1[(i-1),7,4])*dcan_dcandeath - # detected cancer progress to cancer death
    (arr1[(i-1),7,4])*dcan_norm -      # detected cancer treated to normal
    (arr1[(i-1),7,4])*age_out -        # age out
    (arr1[(i-1),7,4])*p_die_2_3          # die (unrelated)
  # Cancer deaths 25-39 (8)
  arr1[i,8,4] <-
    (arr1[(i-1),7,4])*dcan_dcandeath # detected cancer progress to cancer death
}

arr1 <- round(arr1,0)

# Vector of HSIL, cancer, and cancer death at steady state for iteration
result_5 <- apply(arr1, 2L, rowSums)
final_result_2 <- as.data.frame(result_5[nrow(result_5),])

# Log likelihood of result vs predicted
LL_2 <- sum(dpois(final_result_2[c(5,7,8),], c(196000*0.6,10510*0.6,3400*0.6), log=TRUE))

Results_2 <- final_result_2[c(5,7,8),]

Results_4 <- final_result_2[c(4,6,8),]


# Plot results

result_6 <- as.data.frame(result_5)
result_7 <- as.data.frame(tibble::rownames_to_column(result_6, "Year"))
result_7$Year.No <- seq(1:t)



################### COMBINED RESULTS ###################

Results_all = Results+Results_2 # final results

result_tot <- result_3[,-1] + result_7[,-1]
#View(result_tot)

result_tot$Year.No <- result_tot$Year.No/2
result_tot$Year <- result_tot$Year.No+(2008-987)

# Combined LSIL undetected and detected
result_tot$All_LSIL <- result_tot$Undet_LSIL + result_tot$Det_LSIL
# Combine HSIL undetected and detected
result_tot$All_HSIL <- result_tot$Undet_HSIL + result_tot$Det_HSIL
# Combined Cancer undetected and detected 
result_tot$All_Cancer <- result_tot$Undet_Cancer + result_tot$Det_Cancer

return(result_tot)
}



### Results by Race

Results_white <- analysis_byrace(0.61,0.8,0.6)
Results_black <- analysis_byrace(0.12,0.84,0.45)
Results_hisp <- analysis_byrace(0.17,0.8,0.5)

# Normal
p_Norm_race<-ggplot(Results_white, aes(x=Year)) +
  geom_line(data=Results_white, aes(y=Normal), colour="red") + 
  geom_line(data=Results_black, aes(y=Normal), colour="blue") + 
  geom_line(data=Results_hisp, aes(y=Normal), colour="green") + 
  geom_line(aes(y=Normal), colour="red") + 
  coord_cartesian(
    xlim = c(2000,2050),
    ylim = c(0,15000000)) +
  geom_vline(xintercept = 2008,linetype="dashed",alpha=0.3) +
  geom_vline(xintercept = 2020,linetype="dashed",alpha=0.3)
p_Norm_race


# LSIL
p_LSIL_race<-ggplot(Results_white, aes(x=Year)) +
  geom_line(data=Results_white, aes(y=Undet_LSIL), colour="red", linetype="dashed") + 
  geom_line(data=Results_white, aes(y=Det_LSIL), colour="red") +
  geom_line(data=Results_black, aes(y=Undet_LSIL), colour="blue", linetype="dashed") + 
  geom_line(data=Results_black, aes(y=Det_LSIL), colour="blue") +
  geom_line(data=Results_hisp, aes(y=Undet_LSIL), colour="green", linetype="dashed") + 
  geom_line(data=Results_hisp, aes(y=Det_LSIL), colour="green") +
  coord_cartesian(
    xlim = c(2000,2050),
    ylim = c(0,600000)) +
  geom_vline(xintercept = 2008,linetype="dashed",alpha=0.3) +
  geom_vline(xintercept = 2020,linetype="dashed",alpha=0.3)
p_LSIL_race


# HSIL
p_HSIL_race<-ggplot(result_tot, aes(x=Year)) +
  geom_line(data=Results_white, aes(y=Undet_HSIL), colour="red", linetype="dashed") + 
  geom_line(data=Results_white, aes(y=Det_HSIL), colour="red") +
  geom_line(data=Results_black, aes(y=Undet_HSIL), colour="blue", linetype="dashed") + 
  geom_line(data=Results_black, aes(y=Det_HSIL), colour="blue") +
  geom_line(data=Results_hisp, aes(y=Undet_HSIL), colour="green", linetype="dashed") + 
  geom_line(data=Results_hisp, aes(y=Det_HSIL), colour="green") +
  coord_cartesian(
    xlim = c(2000,2050),
    ylim = c(0,250000)) +
  geom_vline(xintercept = 2008,linetype="dashed",alpha=0.3) +
  geom_vline(xintercept = 2020,linetype="dashed",alpha=0.3)
p_HSIL_race


p_Cancer_race<-ggplot(result_tot, aes(x=Year)) +
  geom_line(data=Results_white, aes(y=Undet_Cancer), colour="red", linetype="dashed") + 
  geom_line(data=Results_white, aes(y=Det_Cancer), colour="red") +
  geom_line(data=Results_white, aes(y=Cancer_Death), colour="red", linetype="dotted") +
  geom_line(data=Results_black, aes(y=Undet_Cancer), colour="blue", linetype="dashed") + 
  geom_line(data=Results_black, aes(y=Det_Cancer), colour="blue") +
  geom_line(data=Results_black, aes(y=Cancer_Death), colour="blue", linetype="dotted") +
  geom_line(data=Results_hisp, aes(y=Undet_Cancer), colour="green", linetype="dashed") + 
  geom_line(data=Results_hisp, aes(y=Det_Cancer), colour="green") +
  geom_line(data=Results_hisp, aes(y=Cancer_Death), colour="green", linetype="dotted") +
  coord_cartesian(
    xlim = c(2000,2050),
    ylim = c(0,50000)) +
  geom_vline(xintercept = 2008,linetype="dashed",alpha=0.3) +
  geom_vline(xintercept = 2020,linetype="dashed",alpha=0.3)
p_Cancer_race
